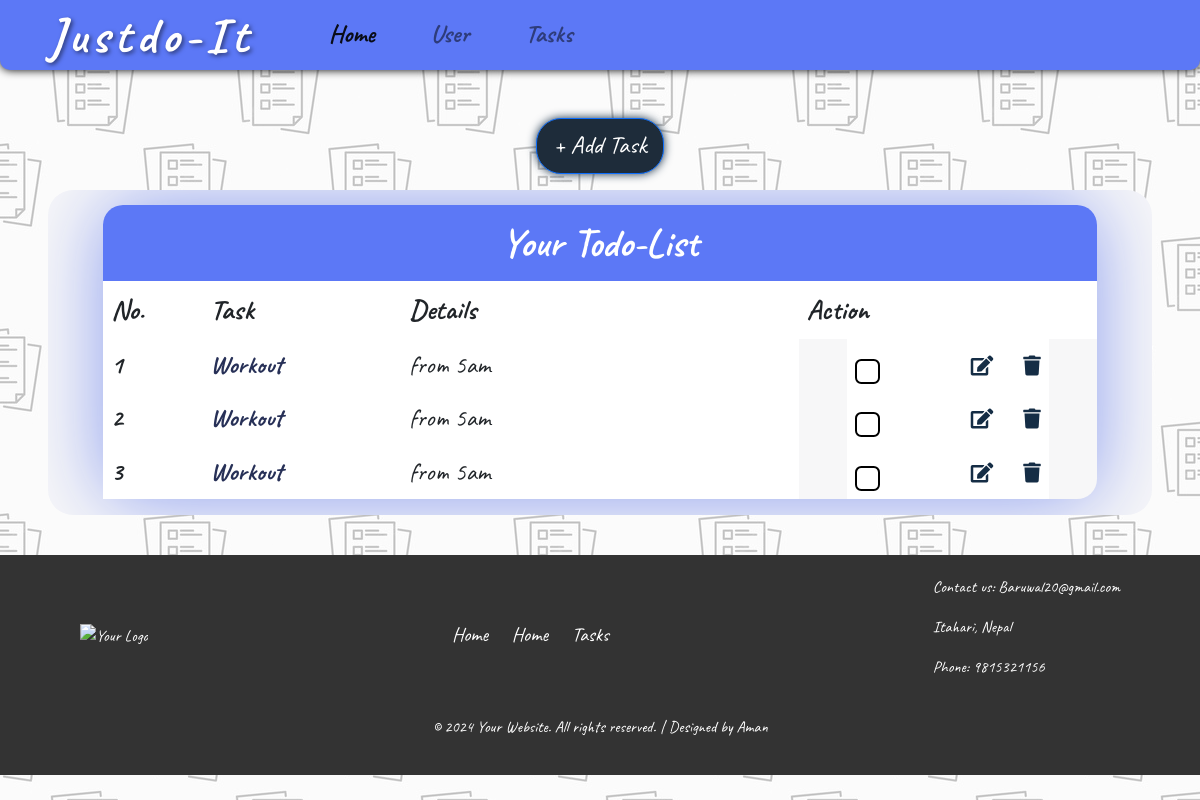
/, run on an earlier commit of the app's database.
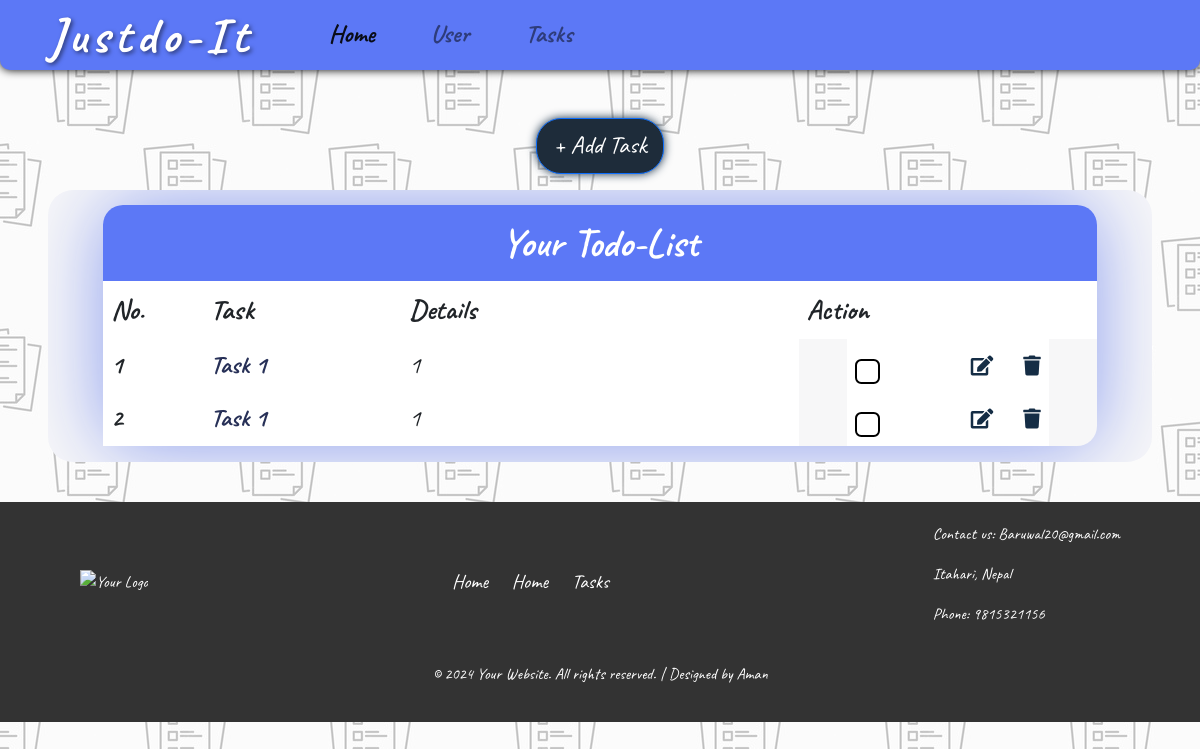
And on a later commit of the database.
### Home/models.py (models this page shows, shortened)
class Task(models.Model):
    tasktitle = models.TextField(max_length=40)
    taskdesc = models.CharField( max_length=500)
    time = models.DateTimeField( auto_now_add= True)

### Home/views.py (the view)
# urls.py: path('',views.index,name='home'),
def index(request):
    if request.method == "POST":
        title = request.POST.get('title')
        desc = request.POST.get('desc')
        if title and desc:
            ins = Task(tasktitle=title, taskdesc=desc)
            ins.save()
            success = True
        else:
            success = False
    else:
        success = False
    all_tasks = Task.objects.all()
    context = {'success': success, 'tasks': all_tasks}
    return render(request, "index.html", context)

### Home/templates/index.html (shortened to what this page needs)
{% extends "base.html" %}
{% load static %}
{% block body %}
<form action="/" method="post">
  <div class="container my-3">
    <div class="d-flex justify-content-center mt-5">
      <button type="button" class="btn btn-primary btn-lg" data-toggle="modal" data-target="#exampleModal">
        + Add Task
      </button>
    </div>
  </div>
</form>
{% if tasks %}
<div class="containers mx-5 my-3 d-flex flex-column justify-content-center align-items-center"
  style="background-color: #f7f7f8; border-radius: 25px; overflow-y: auto;">
  <table class="table table-borderless"
    style="width: 90%; font-size: 25px; box-shadow: 0px 0px 80px rgb(139, 157, 239); border-radius: 20px; margin-top: 15px;">
    <thead style="font-size: 28px">
      <tr>
        <th colspan="4" class="text-center"
          style="font-size: 40px; background-color: #5c78f6; color: white; border-radius: 20px; border-bottom-left-radius:0 ; border-bottom-right-radius:0 ;">
          Your Todo-List</th>
      </tr>
      <tr>
        <th scope="col" style="width: 10%">No.</th>
        <th scope="col" style="width: 20%">Task</th>
        <th scope="col" style="width: 40%">Details</th>
        <th scope="col" style="width: 30%" >Action</th>
      </tr>
    </thead>
    <tbody>
      {% for task in tasks %}
      <tr>
        <th scope="row">{{ forloop.counter }}</th>
        <td style="font-weight: bold; text-transform: capitalize; color: #273057;">{{ task.tasktitle }}</td>
        <td>{{ task.taskdesc }}</td>
        <td class="d-flex align-items-center justify-content-between mx-5">
          <div class="form-check">
            <input class="form-check-input" type="checkbox" id="flexCheckDefault">
          </div>
          <div>
            <a href="update/{{task.id}}" id="{{task.id}}" style="color: #152d45;" > <i class="fas fa-edit me-4 fs-5"></i></a>
            <a href="delete/{{task.id}}" id="{{task.id}}" style="color: #152d45;"><i class="fas fa-trash fs-5"></i></a>
          </div>
        </td>
      </tr>
      {% endfor %}
    </tbody>
  </table>
</div>
{% else %}
<div class="containers mx-5 d-flex justify-content-center align-items-center"
  style="background-color: #f2bfbf; height: 350px; border-radius: 25px">
  <h1 class="text-center" style="font-size: 60px">There is no Task yet</h1>
</div>
{% endif %}
{% endblock %}

### templates/base.html (shortened to what this page needs)
<!doctype html>
<html lang="en">
<head>
    <link rel="stylesheet" href="https://stackpath.bootstrapcdn.com/bootstrap/4.4.1/css/bootstrap.min.css"
>
    <link rel="stylesheet" href="https://use.fontawesome.com/releases/v5.8.2/css/all.css"
>
    <link rel="stylesheet" href="https://cdn.jsdelivr.net/npm/swiper/swiper-bundle.min.css" />
    <link href="https://cdn.jsdelivr.net/npm/bootstrap@5.3.0-alpha1/dist/css/bootstrap.min.css" rel="stylesheet">
</head>
{% load static %}
<body>
    <nav class="navbar navbar-expand-lg navbar-light">
        <a class="navbar-brand mx-5" href="/"><b>Justdo-It</b></a>
        <div class="collapse navbar-collapse" id="navbarSupportedContent">
            <ul class="navbar-nav me-auto mb-2 mb-lg-0">
              <li class="nav-item">
                <a class="nav-link active" aria-current="page" href="/">Home</a>
              </li>
              <li class="nav-item">
                <a class="nav-link" href="/user">User</a>
              </li>
              <li class="nav-item">
                <a class="nav-link" href="/task">Tasks</a>
              </li>
            </ul>
          </div>
    </nav>
    {% block body %} {% endblock %}<br>
    <footer>
        <div class="footer-content">
            <div class="footer-logo">
                <img src="..." alt="Your Logo">
            </div>
            <div class="footer-links">
                <ul>
                    <li><a href="#home">Home</a></li>
                    <li><a href="#user">Home</a></li>
                    <li><a href="#task">Tasks</a></li>
                </ul>
            </div>
            <div class="footer-contact">
                <p>Contact us: Baruwal20@gmail.com</p>
                <p>Itahari, Nepal</p>
                <p>Phone: 9815321156 </p>
            </div>
        </div>
        <div class="footer-bottom">
            <p>&copy; 2024 Your Website. All rights reserved. | Designed by Aman</p>
        </div>
    </footer>
</body>
</html>

What changed in the data, as far as the page shows it:
removed Task: tasktitle "Workout", taskdesc "from 5am"
removed Task: tasktitle "Workout", taskdesc "from 5am"
removed Task: tasktitle "Workout", taskdesc "from 5am"
added Task: tasktitle "Task 1", taskdesc "1"
added Task: tasktitle "Task 1", taskdesc "1"
